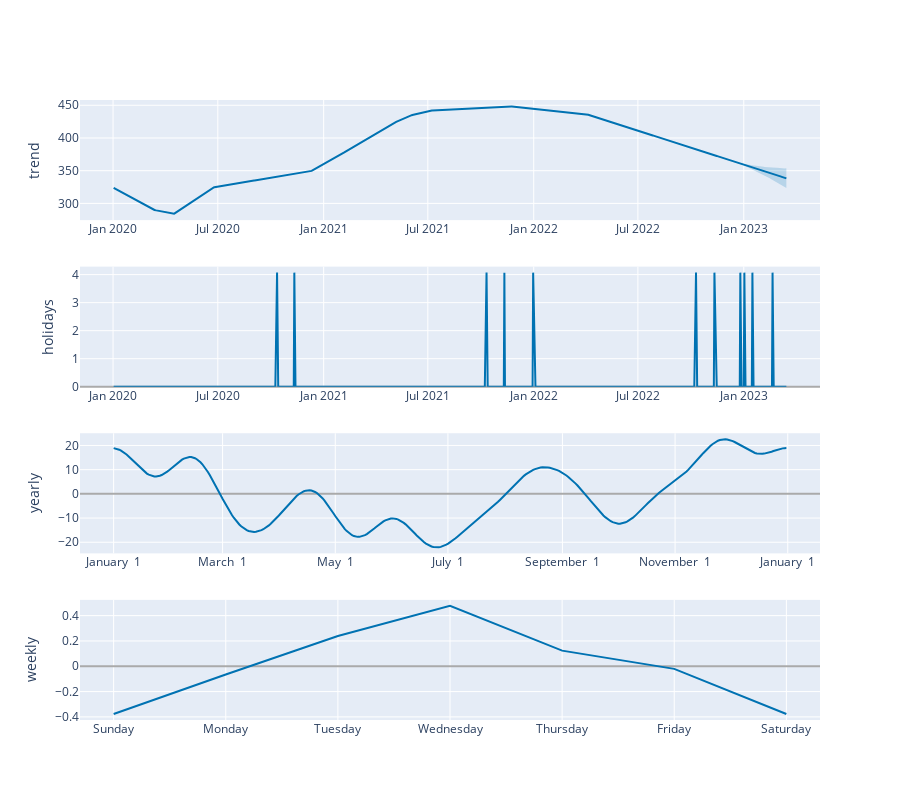

Source (notebook cell):
### Code cell
# Python
plot_components_plotly(m, forecast)

### Figure 1 — Plotly figure (JSON) as saved in the notebook; plotly's stock layout.template omitted (floating-point values rounded to 4 significant figures; data arrays with more than 128 entries replaced by an {"elided": "..."} marker saying what was removed)
{"data": [{"line": {"color": "#0072B2", "width": 2}, "mode": "lines", "name": "trend", "type": "scatter", "x": {"elided": "839 str values"}, "xaxis": "x", "y": {"elided": "839 float values"}, "yaxis": "y"}, {"line": {"color": "rgba(0, 114, 178, 0.2)", "width": 0}, "mode": "lines", "name": "trend_upper", "type": "scatter", "x": {"elided": "839 str values"}, "xaxis": "x", "y": {"elided": "839 float values"}, "yaxis": "y"}, {"fill": "tonexty", "fillcolor": "rgba(0, 114, 178, 0.2)", "line": {"color": "rgba(0, 114, 178, 0.2)", "width": 0}, "mode": "lines", "name": "trend_lower", "type": "scatter", "x": {"elided": "839 str values"}, "xaxis": "x", "y": {"elided": "839 float values"}, "yaxis": "y"}, {"line": {"color": "#0072B2", "width": 2}, "mode": "lines", "name": "holidays", "text": {"elided": "839 str values"}, "type": "scatter", "x": {"elided": "839 str values"}, "xaxis": "x2", "y": {"elided": "839 float values"}, "yaxis": "y2"}, {"line": {"color": "#0072B2", "width": 2}, "mode": "lines", "name": "yearly", "type": "scatter", "x": {"elided": "365 str values"}, "xaxis": "x3", "y": {"elided": "365 float values"}, "yaxis": "y3"}, {"line": {"color": "#0072B2", "width": 2}, "mode": "lines", "name": "weekly", "type": "scatter", "x": ["2017-01-01T00:00:00", "2017-01-02T00:00:00", "2017-01-03T00:00:00", "2017-01-04T00:00:00", "2017-01-05T00:00:00", "2017-01-06T00:00:00", "2017-01-07T00:00:00"], "xaxis": "x4", "y": [-0.3771, -0.06458, 0.239, 0.4771, 0.1235, -0.02064, -0.3771], "yaxis": "y4"}], "layout": {"height": 800, "showlegend": false, "width": 900, "xaxis": {"anchor": "y", "domain": [0, 1], "range": ["2019-11-04T13:12:00", "2023-05-13T10:48:00"], "type": "date"}, "xaxis2": {"anchor": "y2", "domain": [0, 1], "range": ["2019-11-04T13:12:00", "2023-05-13T10:48:00"], "type": "date"}, "xaxis3": {"anchor": "y3", "domain": [0, 1], "range": ["2016-12-13T18:54:02.958904115", "2018-01-18T11:04:57.863013581"], "tickformat": "%B %e", "type": "date"}, "xaxis4": {"anchor": "y4", "domain": [0, 1], "range": ["2016-12-31T16:48:00", "2017-01-07T07:12:00"], "tickformat": "%A", "type": "date"}, "yaxis": {"anchor": "x", "domain": [0.8063, 1], "rangemode": "normal", "title": {"text": "trend"}, "zerolinecolor": "#AAA"}, "yaxis2": {"anchor": "x2", "domain": [0.5375, 0.7312], "rangemode": "tozero", "title": {"text": "holidays"}, "zerolinecolor": "#AAA"}, "yaxis3": {"anchor": "x3", "domain": [0.2687, 0.4625], "title": {"text": "yearly"}, "zerolinecolor": "#AAA"}, "yaxis4": {"anchor": "x4", "domain": [0, 0.1938], "title": {"text": "weekly"}, "zerolinecolor": "#AAA"}}}
